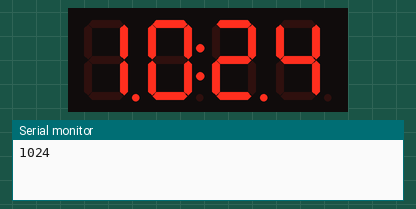
A sketch run on a simulated Arduino Uno, built with avr-gcc and run on an emulated ATmega328P. Shown: 4-digit seven-segment display, the last lines printed to the serial monitor. The local clock reads 2024-03-15 10:24:30 at power-on unless the sketch sets it.

Above: at 3.1 s.
At 28.5 s:
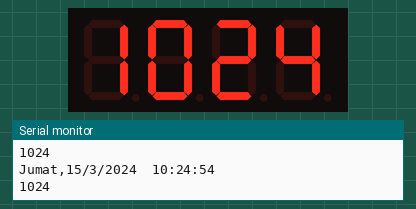
At 64.0 s:
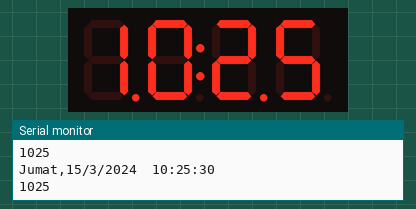
At 125.9 s:
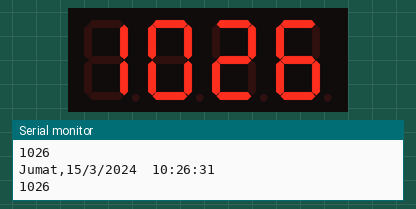

The sketch:

RTC_DAN_4_DIGIT_SEVEN_SEGMENT.ino
```cpp
/* Arduino example code to display a 24 hour time format clock on a TM1637 4 digit 7 segment display with a DS32321 RTC. More info: www.makerguides.com */

// Include the libraries:
#include "RTClib.h"
#include <TM1637Display.h>

// Define the connections pins:
#define CLK 2
#define DIO 3

// Create rtc and display object:
RTC_DS3231 rtc;
TM1637Display display = TM1637Display(CLK, DIO);
char daysOfTheWeek[7][12] = {"Minggu", "Senin", "Selasa", "Rabu", "Kamis", "Jumat", "Sabtu"};

void setup() {
  // Begin serial communication at a baud rate of 9600:
  Serial.begin(9600);
  // Wait for console opening:
  delay(3000);

  // Check if RTC is connected correctly:
  if (! rtc.begin()) {
    Serial.println("Couldn't find RTC");
    while (1);
  }
  // Check if the RTC lost power and if so, set the time:
  if (rtc.lostPower()) {
    Serial.println("RTC lost power, lets set the time!");
    // The following line sets the RTC to the date & time this sketch was compiled:
    rtc.adjust(DateTime(F(__DATE__), F(__TIME__)));
    // This line sets the RTC with an explicit date & time, for example to set
    // January 21, 2014 at 3am you would call:
    //rtc.adjust(DateTime(2014, 1, 21, 3, 0, 0));
  }

  // Set the display brightness (0-7):
  display.setBrightness(5);
  // Clear the display:
  display.clear();
}

void loop() {
  // Get current date and time:
  DateTime now = rtc.now();

  // Create time format to display:
  int displaytime = (now.hour() * 100) + now.minute();
//  int displaytime = (now.hour() * 100) + (now.minute(),DEC);
  // Print displaytime to the Serial Monitor:
  Serial.println(displaytime);


  // Display the current time in 24 hour format with leading zeros enabled and a center colon:
  display.showNumberDecEx(displaytime, 0b11100000, true);

  // Remove the following lines of code if you want a static instead of a blinking center colon:
  delay(1000);

  display.showNumberDec(displaytime, true); // Prints displaytime without center colon.

  delay(1000);

  Serial.print(daysOfTheWeek[now.dayOfTheWeek()]);
    Serial.print(',');

    Serial.print(now.day(), DEC);
    Serial.print('/');
    Serial.print(now.month(), DEC);
    Serial.print('/');
    Serial.print(now.year() , DEC);
    Serial.print('\t');

    Serial.print(now.hour(), DEC);
    Serial.print(':');
    Serial.print(now.minute(), DEC);
    Serial.print(':');
    Serial.print(now.second(), DEC);
    Serial.println();

    Serial.println();
    delay(1000);
}
```

Measured:
- what the display in image 0 shows lasts 1.1 s, from 3.0 s to 4.1 s
- what the display in image 1 shows lasts 2.1 s, from 28.4 s to 30.5 s
